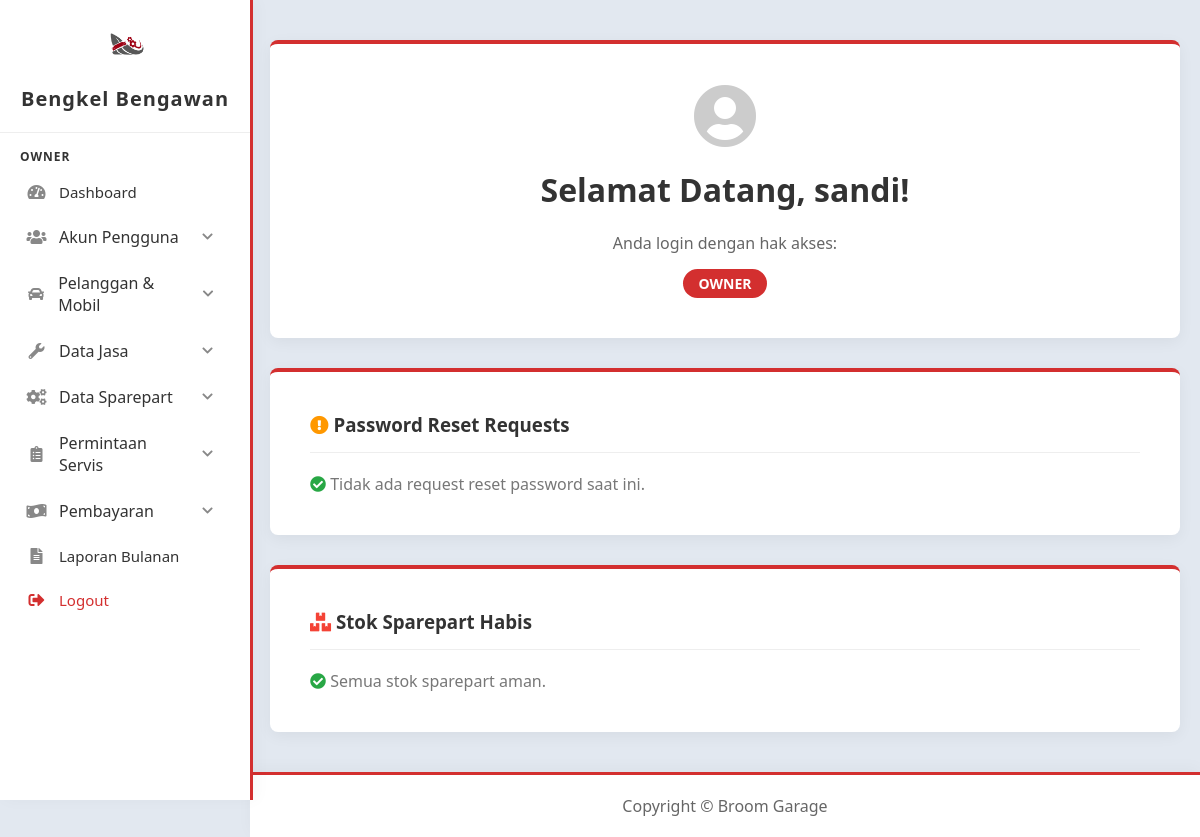
The page /auth/dashboardadmin.php (signed in) on the database as committed earlier.
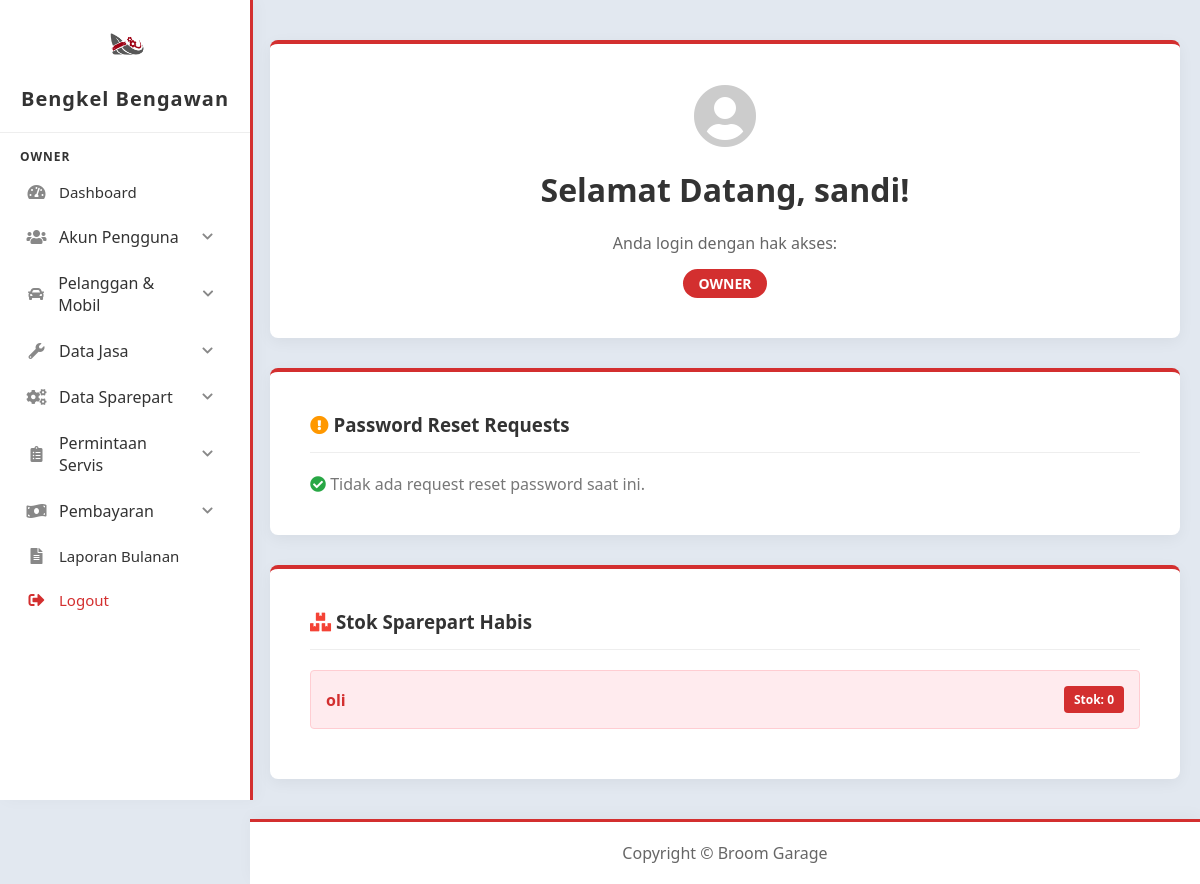
The same page on the database as committed later.
### tables this page shows
CREATE TABLE `sparepart` (
  `id_sparepart` int(11) NOT NULL,
  `nama_sparepart` varchar(255) NOT NULL,
  `stock` int(11) NOT NULL,
  `harga_jual` int(11) NOT NULL,
  `id_kategori` int(11) NOT NULL,
  `id_merk` int(11) NOT NULL,
  `id_tipe_sp` int(11) NOT NULL,
  `id_satuan` int(11) NOT NULL
);

### auth/dashboardadmin.php (the view, shortened to what the changed rows need)
<!DOCTYPE html>
<html lang="en">
<head>
    <link href="https://cdnjs.cloudflare.com/ajax/libs/font-awesome/5.15.3/css/all.min.css" rel="stylesheet">
    <link href="../assets/css/dashboard.css?v=<?php echo time(); ?>" rel="stylesheet">
</head>
<body>
    <?php include '../includes/sidebar.php'; ?>
    <div class="content">
        <div class="card">
            <h1 style="margin-top: 0; color: #333;">Selamat Datang, <?php echo htmlspecialchars($_SESSION['username']); ?>!</h1>
        </div>
        <?php if ($_SESSION['role'] == 'owner'): ?>
        <?php
            include '../config/config.php';
        ?>
        <?php
            $sp_query = "SELECT nama_sparepart, stock FROM sparepart WHERE stock <= 0 ORDER BY nama_sparepart ASC";
            $sp_result = mysqli_query($conn, $sp_query);
        ?>
        <div class="card" style="margin-top: 30px; text-align: left;">
            <h3 style="margin-top: 0; color: #333; border-bottom: 1px solid #eee; padding-bottom: 15px; margin-bottom: 20px;">
                <i class="fas fa-boxes" style="color: #f44336;"></i> Stok Sparepart Habis
            </h3>
            <?php if (mysqli_num_rows($sp_result) > 0): ?>
                <ul style="list-style: none; padding: 0; margin: 0;">
                <?php while ($sp = mysqli_fetch_assoc($sp_result)): ?>
                    <li style="padding: 15px; border: 1px solid #ffcdd2; border-radius: 4px; margin-bottom: 10px; display: flex; justify-content: space-between; align-items: center; background-color: #ffebee;">
                        <div>
                            <strong style="font-size: 16px; color: #d32f2f;"><?php echo htmlspecialchars($sp['nama_sparepart']); ?></strong>
                        </div>
                        <span style="background-color: #d32f2f; color: white; padding: 5px 10px; border-radius: 4px; font-weight: bold; font-size: 12px;">Stok: <?php echo $sp['stock']; ?></span>
                    </li>
                <?php endwhile; ?>
                </ul>
            <?php else: ?>
                <p style="color: #777; margin: 0;"><i class="fas fa-check-circle" style="color: #28a745;"></i> Semua stok sparepart aman.</p>
            <?php endif; ?>
        </div>
        <?php endif; ?>
    </div>
    <?php include '../includes/footer.php'; ?>
</body>
</html>

Rows that differ between the two databases and show on the page:
added sparepart: nama_sparepart "oli", stock "0"
Other text that changed with them:
text no longer shown: "Semua stok sparepart aman."
